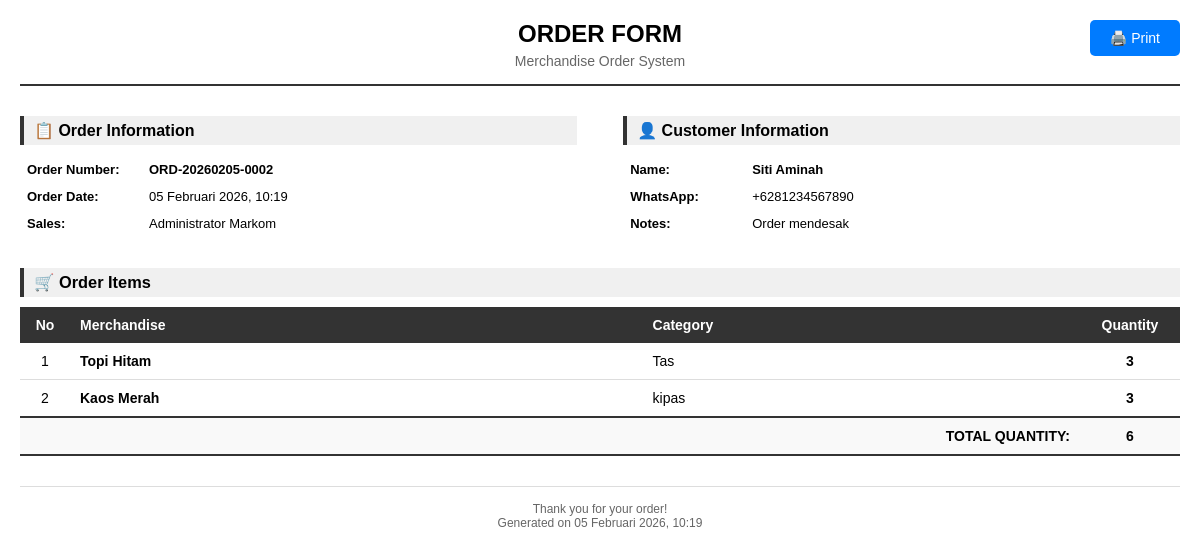
/orders/2/print/ (signed in), run on the app's committed database.
### orders/models.py (models this page shows, shortened)
class Order(models.Model):
    order_number = models.CharField(
        max_length=50,
        unique=True,
        help_text='Auto-generated order number (ORD-YYYYMMDD-XXXX)'
    )
    customer_name = models.CharField(
        max_length=200,
        help_text='Customer full name'
    )
    customer_phone = models.CharField(
        max_length=20,
        help_text='Customer WhatsApp number'
    )
    sales_user = models.ForeignKey(
        settings.AUTH_USER_MODEL,
        on_delete=models.PROTECT,
        related_name='orders',
        help_text='Sales user who created this order'
    )
    notes = models.TextField(
        blank=True,
        help_text='Additional notes or comments'
    )
    created_at = models.DateTimeField(
        auto_now_add=True,
        help_text='Order creation timestamp'
    )
    class Meta:
        db_table = 'orders'
        verbose_name = 'Order'
        verbose_name_plural = 'Orders'
        ordering = ['-created_at']
    @property
    def total_items(self):
        return sum(item.quantity for item in self.items.all())

class OrderItem(models.Model):
    order = models.ForeignKey(
        Order,
        on_delete=models.CASCADE,
        related_name='items',
        help_text='Related order'
    )
    merchandise = models.ForeignKey(
        Merchandise,
        on_delete=models.PROTECT,
        help_text='Merchandise item'
    )
    merchandise_name = models.CharField(
        max_length=200,
        help_text='Merchandise name snapshot'
    )
    quantity = models.IntegerField(
        help_text='Quantity ordered'
    )
    class Meta:
        db_table = 'order_items'
        verbose_name = 'Order Item'
        verbose_name_plural = 'Order Items'
        ordering = ['id']

### accounts/models.py (models this page shows, shortened)
class User(AbstractUser):
    class Role(models.TextChoices):
        ADMIN = 'ADMIN', 'Admin (Markom)'
        SALES = 'SALES', 'Sales'
    role = models.CharField(
        max_length=10,
        choices=Role.choices,
        default=Role.SALES,
        help_text='User role: ADMIN for Markom, SALES for sales team'
    )
    full_name = models.CharField(
        max_length=255,
        help_text='Full name of the user'
    )
    phone = models.CharField(
        max_length=20,
        blank=True,
        help_text='Phone number'
    )
    force_password_change = models.BooleanField(
        default=False,
        help_text='User must change password on next login'
    )
    class Meta:
        db_table = 'users'
        verbose_name = 'User'
        verbose_name_plural = 'Users'
        ordering = ['-date_joined']
    @property
    def is_admin(self):
        return self.role == self.Role.ADMIN
    @property
    def is_sales(self):
        return self.role == self.Role.SALES

### merchandise/models.py (models this page shows, shortened)
class Merchandise(models.Model):
    name = models.CharField(
        max_length=200,
        help_text='Merchandise name'
    )
    description = models.TextField(
        blank=True,
        help_text='Merchandise description'
    )
    category = models.ForeignKey(
        Category,
        on_delete=models.PROTECT,
        help_text='Category for this merchandise'
    )
    stock = models.IntegerField(
        default=0,
        help_text='Current stock quantity'
    )
    image = models.ImageField(
        upload_to='merchandise/%Y/%m/',
        blank=True,
        null=True,
        help_text='Merchandise image (max 2MB, JPG/PNG)'
    )
    is_active = models.BooleanField(
        default=True,
        help_text='Active status (soft delete)'
    )
    created_by = models.ForeignKey(
        settings.AUTH_USER_MODEL,
        on_delete=models.SET_NULL,
        null=True,
        related_name='created_merchandise',
        help_text='User who created this merchandise'
    )
    created_at = models.DateTimeField(auto_now_add=True)
    updated_at = models.DateTimeField(auto_now=True)
    class Meta:
        db_table = 'merchandise'
        verbose_name = 'Merchandise'
        verbose_name_plural = 'Merchandise'
        ordering = ['-created_at']
    def delete(self, using=None, keep_parents=False):
        """Soft delete: set is_active to False"""
        self.is_active = False
        self.save()

class Category(models.Model):
    name = models.CharField(
        max_length=100,
        unique=True,
        help_text='Category name (must be unique)'
    )
    description = models.TextField(
        blank=True,
        help_text='Category description'
    )
    is_active = models.BooleanField(
        default=True,
        help_text='Active status (soft delete)'
    )
    created_at = models.DateTimeField(auto_now_add=True)
    updated_at = models.DateTimeField(auto_now=True)
    class Meta:
        db_table = 'categories'
        verbose_name = 'Category'
        verbose_name_plural = 'Categories'
        ordering = ['name']
    def delete(self, using=None, keep_parents=False):
        """
        Soft delete: set is_active to False instead of deleting
        Prevent deletion if merchandise still exists
        """
        if self.merchandise_set.exists():
            raise ValidationError(
                'Cannot delete category with existing merchandise. '
                'Please deactivate or move merchandise first.'
            )
        self.is_active = False
        self.save()

### orders/views.py (the view)
# urls.py: path('<int:pk>/print/', views.order_print, name='order_print'),
@admin_or_sales_required
def order_print(request, pk):
    order = get_object_or_404(
        Order.objects.select_related('sales_user').prefetch_related('items__merchandise'),
        pk=pk
    )
    if request.user.is_sales and order.sales_user != request.user:
        messages.error(request, 'You can only print your own orders.')
        return redirect('orders:order_list')
    context = {
        'order': order
    }
    return render(request, 'orders/order_print.html', context)

### orders/context_processors.py (called while the page is built)
def cart_context(request):
    if request.user.is_authenticated and hasattr(request.user, 'is_sales') and request.user.is_sales:
        cart = Cart(request)
        return {
            'navbar_cart_total': cart.get_total_quantity(),
            'navbar_cart_unique': cart.get_total_unique(),
        }
    return {
        'navbar_cart_total': 0,
        'navbar_cart_unique': 0,
    }

### templates/orders/order_print.html (shortened to what this page needs)
<!DOCTYPE html>
<html lang="id">
<head>
</head>
<body>
    <button onclick="window.print()" class="print-button no-print">🖨️ Print</button>
    <div class="header">
        <h1>ORDER FORM</h1>
        <p>Merchandise Order System</p>
    </div>
    <div class="order-info">
        <div class="info-box">
            <h3>📋 Order Information</h3>
            <table>
                <tr>
                    <td>Order Number:</td>
                    <td><strong>{{ order.order_number }}</strong></td>
                </tr>
                <tr>
                    <td>Order Date:</td>
                    <td>{{ order.created_at|date:"d F Y, H:i" }}</td>
                </tr>
                <tr>
                    <td>Sales:</td>
                    <td>{{ order.sales_user.full_name }}</td>
                </tr>
            </table>
        </div>
        <div class="info-box">
            <h3>👤 Customer Information</h3>
            <table>
                <tr>
                    <td>Name:</td>
                    <td><strong>{{ order.customer_name }}</strong></td>
                </tr>
                <tr>
                    <td>WhatsApp:</td>
                    <td>{{ order.customer_phone }}</td>
                </tr>
                {% if order.notes %}
                <tr>
                    <td>Notes:</td>
                    <td>{{ order.notes }}</td>
                </tr>
                {% endif %}
            </table>
        </div>
    </div>
    <h3 style="margin-bottom: 10px; padding: 5px 10px; background-color: #f0f0f0; border-left: 4px solid #333;">
        🛒 Order Items
    </h3>
    <table class="items-table">
        <thead>
            <tr>
                <th width="50" class="text-center">No</th>
                <th>Merchandise</th>
                <th>Category</th>
                <th width="100" class="text-center">Quantity</th>
            </tr>
        </thead>
        <tbody>
            {% for item in order.items.all %}
            <tr>
                <td class="text-center">{{ forloop.counter }}</td>
                <td><strong>{{ item.merchandise_name }}</strong></td>
                <td>{{ item.merchandise.category.name }}</td>
                <td class="text-center"><strong>{{ item.quantity }}</strong></td>
            </tr>
            {% endfor %}
        </tbody>
        <tfoot>
            <tr class="total-row">
                <td colspan="3" class="text-right"><strong>TOTAL QUANTITY:</strong></td>
                <td class="text-center"><strong>{{ order.total_items }}</strong></td>
            </tr>
        </tfoot>
    </table>
    <div class="footer">
        <p>Thank you for your order!</p>
        <p>Generated on {{ order.created_at|date:"d F Y, H:i" }}</p>
    </div>
</body>
</html>

### templates/orders/order_print.html (style rules this page uses)
* { margin: 0; padding: 0; box-sizing: border-box; }
body { font-family: Arial, sans-serif; padding: 20px; font-size: 14px; }
.header { text-align: center; margin-bottom: 30px; border-bottom: 2px solid #333; padding-bottom: 15px; }
.header h1 { font-size: 24px; margin-bottom: 5px; }
.header p { color: #666; }
.order-info { display: flex; justify-content: space-between; margin-bottom: 30px; }
.info-box { width: 48%; }
.info-box h3 { font-size: 16px; margin-bottom: 10px; padding: 5px 10px; background-color: #f0f0f0; border-left: 4px solid #333; }
.info-box table { width: 100%; font-size: 13px; }
.info-box table td { padding: 5px; }
.info-box table td:first-child { font-weight: bold; width: 120px; }
.items-table { width: 100%; border-collapse: collapse; margin-bottom: 20px; }
.items-table th { background-color: #333; color: white; padding: 10px; text-align: left; font-weight: bold; }
.items-table td { padding: 10px; border-bottom: 1px solid #ddd; }
.items-table tr:last-child td { border-bottom: 2px solid #333; }
.items-table .text-center { text-align: center; }
.items-table .text-right { text-align: right; }
.footer { margin-top: 30px; padding-top: 15px; border-top: 1px solid #ddd; text-align: center; color: #666; font-size: 12px; }
.total-row { font-weight: bold; background-color: #f9f9f9; }
.print-button { position: fixed; top: 20px; right: 20px; padding: 10px 20px; background-color: #007bff; color: white; border: none; border-radius: 5px; cursor: pointer; font-size: 14px; }

### data on the page
Order: order_number "ORD-20260205-0002", created_at "05 Februari 2026, 10:19", sales_user.full_name "Administrator Markom", customer_name "Siti Aminah", customer_phone "+6281234567890", notes "Order mendesak", total_items "6"
OrderItem: merchandise_name "Topi Hitam", merchandise.category.name "Tas", quantity "3"
OrderItem: merchandise_name "Kaos Merah", merchandise.category.name "kipas", quantity "3"
